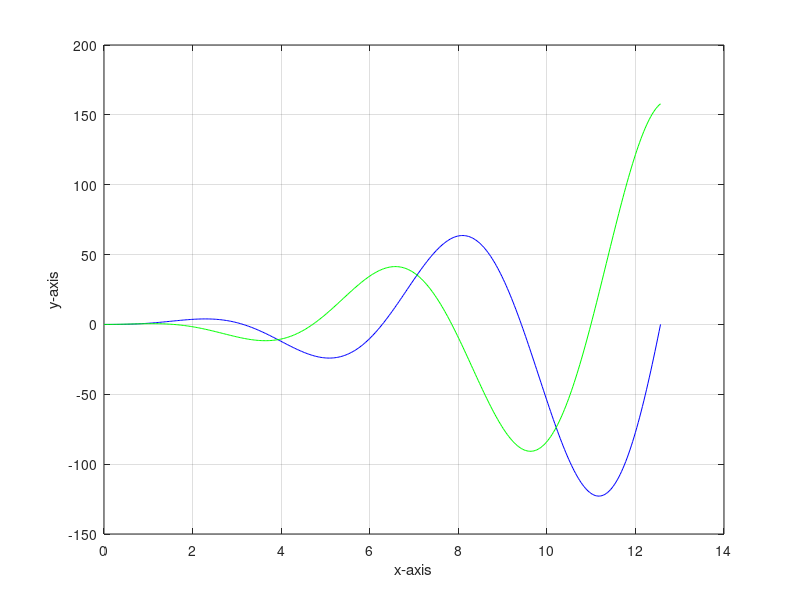

Write the MATLAB code that produced this figure.
clc ; 
clear ; 
close all ;
x = 0 : pi/100 : 4*pi;
y = x.^2.*sin(x);
z = x.^2.*cos(x);
title ('sine wave and cosine wave');
plot (x,y ,'b');
hold on ;
plot (x , z , 'g');
hold off ;
xlabel('x-axis');
ylabel('y-axis');
grid on;